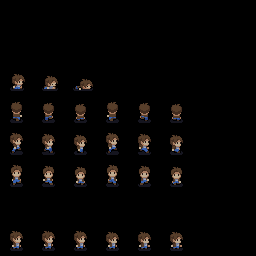

Below is a game level as drawn by its tile map, then a one-line description and the .tmx file that defines it, in full:
An orthogonal 8x8 tile map with 32x32 px tiles, 1 tile layer (Calque de Tuiles 1), 3 tilesets.

<map version="1.10" tiledversion="1.11.2" orientation="orthogonal" renderorder="right-down" width="8" height="8" tilewidth="32" tileheight="32" infinite="0" nextlayerid="3" nextobjectid="1">
 <properties>
  <property name="hitboxTolerancePercentage" type="float" value="40" />
  <property name="hp" type="int" value="100" />
  <property name="type" value="explorationPlayer" />
 </properties>
 <tileset firstgid="1" source="explorationPlayer.tsx" />
 <tileset firstgid="65" source="animWalk_explorationPlayer.tsx" />
 <tileset firstgid="81" source="ally_real.tsx" />
 <layer id="1" name="Calque de Tuiles 1" width="8" height="8">
  <data encoding="csv">
0,0,0,0,0,0,0,0,
0,0,0,0,0,0,0,0,
129,130,131,0,0,0,0,0,
111,112,113,114,115,116,0,0,
105,106,107,108,109,110,0,0,
99,100,101,102,103,104,0,0,
0,0,0,0,0,0,0,0,
87,88,89,90,91,92,0,0
</data>
 </layer>
</map>
